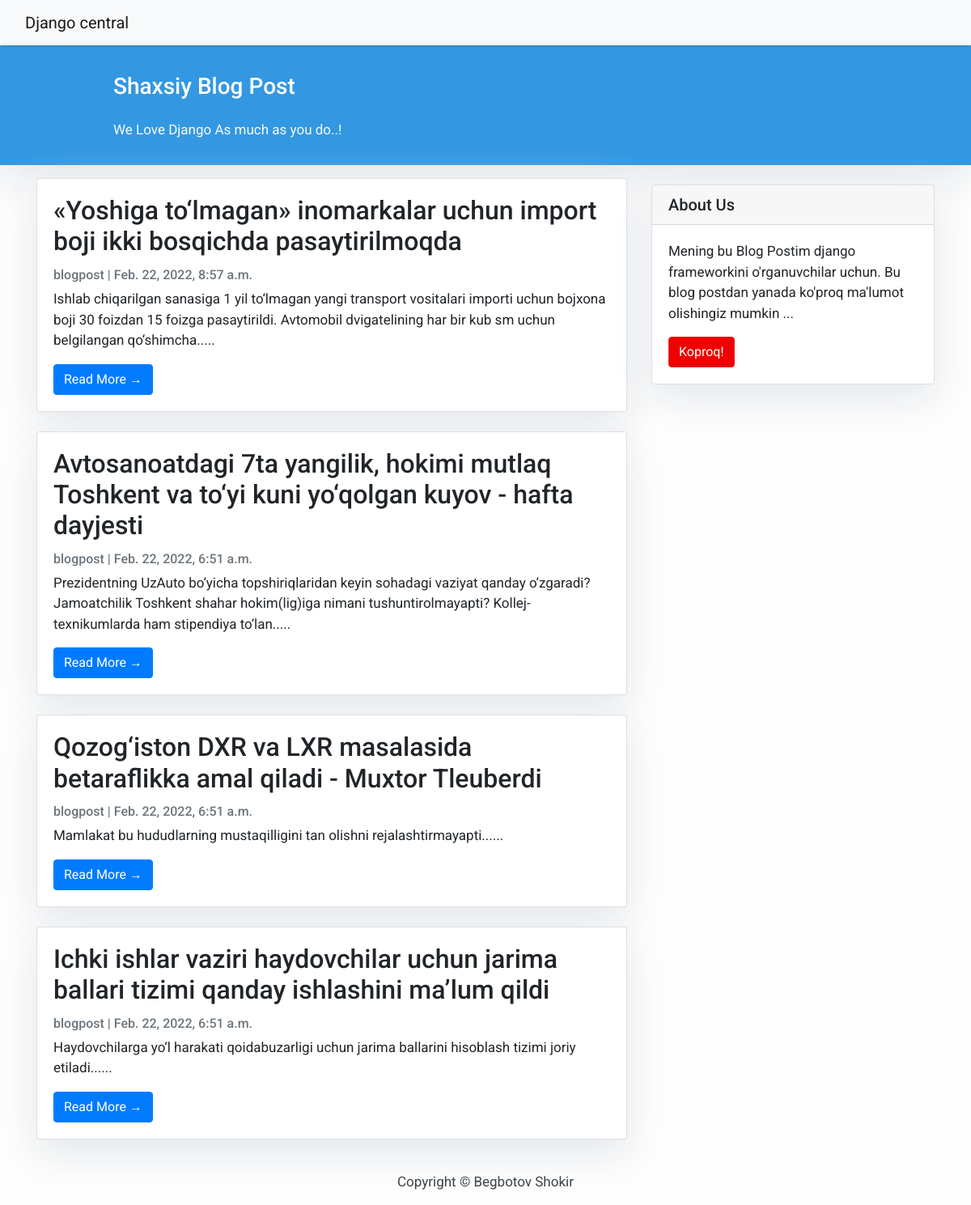
The page / on the database its author committed.
### post/models.py (models this page shows, shortened)
class Yangiliklar(models.Model):
	STATUS = (
		(0, 'Draft'),
		(1, 'Publish')
		)
	title = models.CharField(max_length=200, null=True)
	main_content = models.CharField(max_length=200, null=True)
	content = models.TextField(null=True)
	author = models.ForeignKey(User, on_delete = models.SET_NULL, blank=True, null=True)
	sana = models.DateTimeField(auto_now=True)
	slug = models.SlugField(max_length=100)
	status = models.IntegerField(default=0, choices = STATUS)
	image = models.ImageField(upload_to='images', null=True)

### post/views.py (the view)
# urls.py: path('', index, name='index'),
def index(request):
	posts = Yangiliklar.objects.filter(status=1).order_by('-id')
	context = {'posts':posts}
	return render(request, 'index.html', context)

### post/templates/index.html
{% extends 'base.html' %}
{% load static %}
{% block content %}
<div class="container">
    <div class="row">
        <div class="col-md-8 mt-3 left">
        {% for post in posts %}
            <div class="card mb-4">
                <div class="card-body">
                    <h2 class="card-title">{{post.title}}</h2>
                    <p class="card-text text-muted h6">{{post.author}} | {{post.sana}} </p>
                    <p class="card-text">{{post.main_content |slice:'200'}}.....</p>
                    <a href="{% url 'detail' post.slug %}" class="btn btn-primary">Read More &rarr;</a>
                </div>
            </div>
        {% endfor %}
        </div>
		<div class="col-md-4 float-right ">
			<div class="card my-4">
        		<h5 class="card-header">About Us</h5>
    			<div class="card-body">
        				<p class="card-text"> Mening bu Blog Postim django frameworkini o'rganuvchilar uchun. Bu blog postdan yanada ko'proq ma'lumot olishingiz mumkin ...</p>
        				<a href="https://docs.djangoproject.com/en/4.0/" class="btn btn-danger">Koproq!</a>
    			</div>
			</div>
		</div>
    </div>
</div>
  {% endblock content %}

### post/templates/base.html (shortened to what this page needs)
{% load static %}
<!DOCTYPE html>
<html>
    <head>
        <link rel="stylesheet" href="https://maxcdn.bootstrapcdn.com/bootstrap/4.0.0/css/bootstrap.min.css"
 />
        <link rel="stylesheet" href="{% static 'css/main.css' %}">
        <link rel="stylesheet" href="https://cdnjs.cloudflare.com/ajax/libs/font-awesome/6.0.0-beta2/css/all.min.css">
    </head>
    <body>
        <nav class="navbar navbar-expand-lg navbar-light bg-light shadow" id="mainNav">
            <div class="container-fluid">
                <a class="navbar-brand" href="{% url 'index' %}">Django central</a>
            </div>
        </nav>
<header class="masthead">
    <div class="container">
        <div class="row">
            <div class=" col-md-8 col-md-10 mx-auto">
                <div class="site-heading">
                    <h3 class=" site-heading my-4 mt-3 text-white"> Shaxsiy Blog Post </h3>
                    <p class="text-light">We Love Django As much as you do..! &nbsp
                    </p>
                </div>
            </div>
        </div>
    </div>
</header>
{% block content %}
{% endblock content %}
<footer class="py-3 bg-grey">
    <p class="m-0 text-dark text-center ">Copyright &copy; Begbotov Shokir</p>
</footer>
    </body>
</html>

### static/css/main.css (style rules this page uses)
body { font-family: "Roboto", sans-serif; font-size: 17px; background-color: #fdfdfd; }
.shadow { box-shadow: 0 4px 2px -2px rgba(0, 0, 0, 0.1); }
.btn-danger { color: #fff; background-color: #f00000; border-color: #dc281e; }
.masthead { background: #3398E1; height: auto; padding-bottom: 15px; box-shadow: 0 16px 48px #E3E7EB; padding-top: 10px; }
.card { box-shadow: 0 16px 48px #E3E7EB; }

### rows shown on the page
Yangiliklar: title "«Yoshiga to‘lmagan» inomarkalar uchun import boji ikki bosqichda pasaytirilmoqda", author "blogpost", sana "Feb. 22, 2022, 8:57 a.m.", main_content "Ishlab chiqarilgan sanasiga 1 yil to‘lmagan yangi transport vositalari importi uchun bojxona boji 30 foizdan 15 foizga pasaytirildi. Avtomobil dvigatelining har bir kub sm uchun belgilangan qo‘shimcha"
Yangiliklar: title "Avtosanoatdagi 7ta yangilik, hokimi mutlaq Toshkent va to‘yi kuni yo‘qolgan kuyov - hafta dayjesti", author "blogpost", sana "Feb. 22, 2022, 6:51 a.m.", main_content "Prezidentning UzAuto bo‘yicha topshiriqlaridan keyin sohadagi vaziyat qanday o‘zgaradi? Jamoatchilik Toshkent shahar hokim(lig)iga nimani tushuntirolmayapti? Kollej-texnikumlarda ham stipendiya to‘lan"
Yangiliklar: title "Qozog‘iston DXR va LXR masalasida betaraflikka amal qiladi - Muxtor Tleuberdi", author "blogpost", sana "Feb. 22, 2022, 6:51 a.m.", main_content "Mamlakat bu hududlarning mustaqilligini tan olishni rejalashtirmayapti."
Yangiliklar: title "Ichki ishlar vaziri haydovchilar uchun jarima ballari tizimi qanday ishlashini ma’lum qildi", author "blogpost", sana "Feb. 22, 2022, 6:51 a.m.", main_content "Haydovchilarga yo‘l harakati qoidabuzarligi uchun jarima ballarini hisoblash tizimi joriy etiladi."
